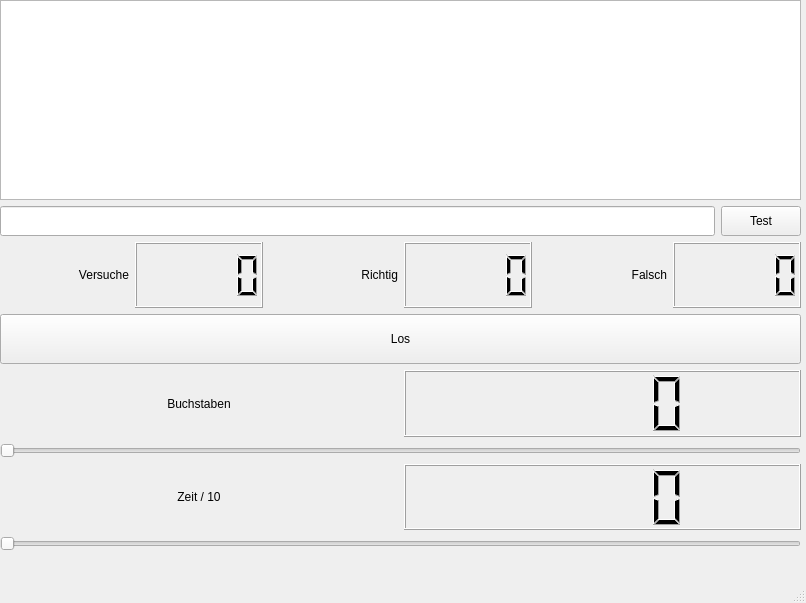
<?xml version="1.0" encoding="UTF-8"?>
<ui version="4.0">
 <class>MainWindow</class>
 <widget class="QMainWindow" name="MainWindow">
  <property name="geometry">
   <rect>
    <x>0</x>
    <y>0</y>
    <width>806</width>
    <height>603</height>
   </rect>
  </property>
  <property name="windowTitle">
   <string>QuickSee</string>
  </property>
  <widget class="QWidget" name="centralwidget">
   <widget class="QWidget" name="verticalLayoutWidget">
    <property name="geometry">
     <rect>
      <x>0</x>
      <y>0</y>
      <width>801</width>
      <height>551</height>
     </rect>
    </property>
    <layout class="QVBoxLayout" name="verticalLayout">
     <item>
      <widget class="QTextEdit" name="textEdit">
       <property name="maximumSize">
        <size>
         <width>16777215</width>
         <height>200</height>
        </size>
       </property>
       <property name="font">
        <font>
         <pointsize>80</pointsize>
         <weight>75</weight>
         <bold>true</bold>
        </font>
       </property>
       <property name="verticalScrollBarPolicy">
        <enum>Qt::ScrollBarAlwaysOff</enum>
       </property>
       <property name="horizontalScrollBarPolicy">
        <enum>Qt::ScrollBarAlwaysOff</enum>
       </property>
       <property name="undoRedoEnabled">
        <bool>false</bool>
       </property>
       <property name="lineWrapMode">
        <enum>QTextEdit::NoWrap</enum>
       </property>
       <property name="readOnly">
        <bool>true</bool>
       </property>
      </widget>
     </item>
     <item>
      <layout class="QHBoxLayout" name="horizontalLayout_4">
       <item>
        <widget class="QLineEdit" name="lineEditTest">
         <property name="minimumSize">
          <size>
           <width>0</width>
           <height>30</height>
          </size>
         </property>
        </widget>
       </item>
       <item>
        <widget class="QPushButton" name="pushButtonTest">
         <property name="minimumSize">
          <size>
           <width>0</width>
           <height>30</height>
          </size>
         </property>
         <property name="text">
          <string>Test</string>
         </property>
        </widget>
       </item>
      </layout>
     </item>
     <item>
      <layout class="QHBoxLayout" name="horizontalLayout">
       <item>
        <widget class="QLabel" name="labelTries">
         <property name="text">
          <string>Versuche</string>
         </property>
         <property name="alignment">
          <set>Qt::AlignRight|Qt::AlignTrailing|Qt::AlignVCenter</set>
         </property>
        </widget>
       </item>
       <item>
        <widget class="QLCDNumber" name="lcdNumberTries">
         <property name="layoutDirection">
          <enum>Qt::LeftToRight</enum>
         </property>
        </widget>
       </item>
       <item>
        <widget class="QLabel" name="labelCorrect">
         <property name="text">
          <string>Richtig</string>
         </property>
         <property name="alignment">
          <set>Qt::AlignRight|Qt::AlignTrailing|Qt::AlignVCenter</set>
         </property>
        </widget>
       </item>
       <item>
        <widget class="QLCDNumber" name="lcdNumberCorrect"/>
       </item>
       <item>
        <widget class="QLabel" name="labelWrong">
         <property name="text">
          <string>Falsch</string>
         </property>
         <property name="alignment">
          <set>Qt::AlignRight|Qt::AlignTrailing|Qt::AlignVCenter</set>
         </property>
        </widget>
       </item>
       <item>
        <widget class="QLCDNumber" name="lcdNumberWrong"/>
       </item>
      </layout>
     </item>
     <item>
      <widget class="QPushButton" name="pushButtonGo">
       <property name="sizePolicy">
        <sizepolicy hsizetype="Minimum" vsizetype="Fixed">
         <horstretch>0</horstretch>
         <verstretch>0</verstretch>
        </sizepolicy>
       </property>
       <property name="minimumSize">
        <size>
         <width>0</width>
         <height>50</height>
        </size>
       </property>
       <property name="layoutDirection">
        <enum>Qt::LeftToRight</enum>
       </property>
       <property name="autoFillBackground">
        <bool>false</bool>
       </property>
       <property name="text">
        <string>Los</string>
       </property>
      </widget>
     </item>
     <item>
      <layout class="QHBoxLayout" name="horizontalLayout_2">
       <item>
        <widget class="QLabel" name="labelChars">
         <property name="text">
          <string>Buchstaben</string>
         </property>
         <property name="alignment">
          <set>Qt::AlignCenter</set>
         </property>
        </widget>
       </item>
       <item>
        <widget class="QLCDNumber" name="lcdNumberChars"/>
       </item>
      </layout>
     </item>
     <item>
      <widget class="QSlider" name="horizontalSliderChars">
       <property name="minimum">
        <number>2</number>
       </property>
       <property name="maximum">
        <number>10</number>
       </property>
       <property name="orientation">
        <enum>Qt::Horizontal</enum>
       </property>
      </widget>
     </item>
     <item>
      <layout class="QHBoxLayout" name="horizontalLayout_3">
       <item>
        <widget class="QLabel" name="labelTime">
         <property name="text">
          <string>Zeit / 10</string>
         </property>
         <property name="alignment">
          <set>Qt::AlignCenter</set>
         </property>
        </widget>
       </item>
       <item>
        <widget class="QLCDNumber" name="lcdNumberTime"/>
       </item>
      </layout>
     </item>
     <item>
      <widget class="QSlider" name="horizontalSliderTime">
       <property name="maximum">
        <number>20</number>
       </property>
       <property name="singleStep">
        <number>1</number>
       </property>
       <property name="orientation">
        <enum>Qt::Horizontal</enum>
       </property>
      </widget>
     </item>
    </layout>
   </widget>
  </widget>
  <widget class="QMenuBar" name="menubar">
   <property name="geometry">
    <rect>
     <x>0</x>
     <y>0</y>
     <width>806</width>
     <height>22</height>
    </rect>
   </property>
  </widget>
  <widget class="QStatusBar" name="statusbar"/>
 </widget>
 <resources/>
 <connections>
  <connection>
   <sender>horizontalSliderChars</sender>
   <signal>sliderMoved(int)</signal>
   <receiver>lcdNumberChars</receiver>
   <slot>display(int)</slot>
   <hints>
    <hint type="sourcelabel">
     <x>400</x>
     <y>391</y>
    </hint>
    <hint type="destinationlabel">
     <x>601</x>
     <y>304</y>
    </hint>
   </hints>
  </connection>
  <connection>
   <sender>horizontalSliderTime</sender>
   <signal>sliderMoved(int)</signal>
   <receiver>lcdNumberTime</receiver>
   <slot>display(int)</slot>
   <hints>
    <hint type="sourcelabel">
     <x>400</x>
     <y>564</y>
    </hint>
    <hint type="destinationlabel">
     <x>601</x>
     <y>477</y>
    </hint>
   </hints>
  </connection>
 </connections>
</ui>
